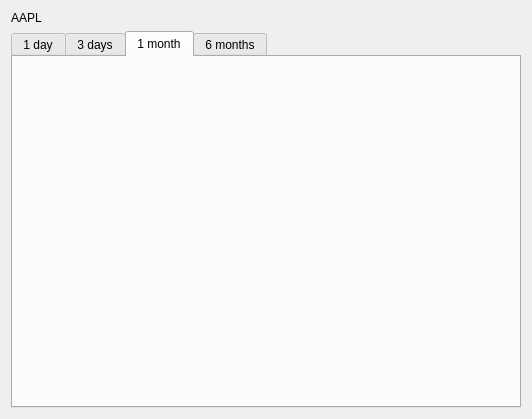
<?xml version="1.0" encoding="UTF-8"?>
<ui version="4.0">
 <class>StrategyDashBoard</class>
 <widget class="QWidget" name="StrategyDashBoard">
  <property name="geometry">
   <rect>
    <x>0</x>
    <y>0</y>
    <width>532</width>
    <height>419</height>
   </rect>
  </property>
  <property name="sizePolicy">
   <sizepolicy hsizetype="Expanding" vsizetype="Expanding">
    <horstretch>0</horstretch>
    <verstretch>0</verstretch>
   </sizepolicy>
  </property>
  <property name="windowTitle">
   <string>Form</string>
  </property>
  <layout class="QVBoxLayout" name="verticalLayout">
   <item>
    <widget class="QLabel" name="symbol">
     <property name="sizePolicy">
      <sizepolicy hsizetype="Minimum" vsizetype="Minimum">
       <horstretch>0</horstretch>
       <verstretch>0</verstretch>
      </sizepolicy>
     </property>
     <property name="text">
      <string>AAPL</string>
     </property>
    </widget>
   </item>
   <item>
    <layout class="QVBoxLayout" name="verticalLayout_2">
     <property name="sizeConstraint">
      <enum>QLayout::SetNoConstraint</enum>
     </property>
     <item>
      <widget class="QTabWidget" name="tabWidget">
       <property name="currentIndex">
        <number>2</number>
       </property>
       <widget class="QWidget" name="oneDay">
        <attribute name="title">
         <string>1 day</string>
        </attribute>
        <layout class="QVBoxLayout" name="verticalLayout_3"/>
       </widget>
       <widget class="QWidget" name="threeDays">
        <property name="enabled">
         <bool>true</bool>
        </property>
        <attribute name="title">
         <string>3 days</string>
        </attribute>
        <layout class="QVBoxLayout" name="verticalLayout_4"/>
       </widget>
       <widget class="QWidget" name="oneMonth">
        <property name="enabled">
         <bool>true</bool>
        </property>
        <attribute name="title">
         <string>1 month</string>
        </attribute>
        <layout class="QVBoxLayout" name="verticalLayout_5"/>
       </widget>
       <widget class="QWidget" name="sixMonths">
        <attribute name="title">
         <string>6 months</string>
        </attribute>
        <layout class="QVBoxLayout" name="verticalLayout_6"/>
       </widget>
      </widget>
     </item>
    </layout>
   </item>
  </layout>
 </widget>
 <resources/>
 <connections/>
</ui>
